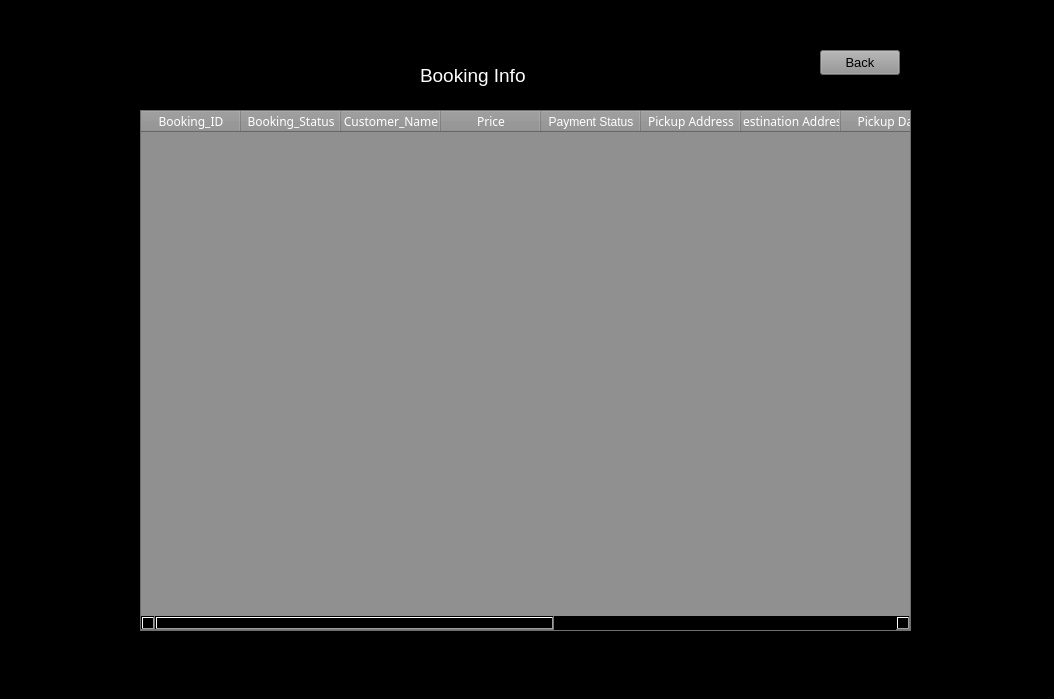
<?xml version="1.0" encoding="UTF-8"?>
<ui version="4.0">
 <class>BookingDriver</class>
 <widget class="QFrame" name="BookingDriver">
  <property name="geometry">
   <rect>
    <x>0</x>
    <y>0</y>
    <width>1054</width>
    <height>699</height>
   </rect>
  </property>
  <property name="windowTitle">
   <string>Frame</string>
  </property>
  <property name="styleSheet">
   <string notr="true">background-color: rgb(0, 0, 0);</string>
  </property>
  <widget class="QTableWidget" name="vb_widget">
   <property name="geometry">
    <rect>
     <x>140</x>
     <y>110</y>
     <width>771</width>
     <height>521</height>
    </rect>
   </property>
   <property name="styleSheet">
    <string notr="true">color: rgb(255, 255, 255);
gridline-color: rgb(0, 0, 0);
border-color: rgb(11, 11, 11);
background-color: rgb(144, 144, 144);</string>
   </property>
   <column>
    <property name="text">
     <string>Booking_ID</string>
    </property>
    <property name="font">
     <font>
      <family>Proxima Nova</family>
     </font>
    </property>
   </column>
   <column>
    <property name="text">
     <string>Booking_Status</string>
    </property>
    <property name="font">
     <font>
      <family>Proxima Nova</family>
     </font>
    </property>
   </column>
   <column>
    <property name="text">
     <string>Customer_Name</string>
    </property>
    <property name="font">
     <font>
      <family>Proxima Nova</family>
     </font>
    </property>
   </column>
   <column>
    <property name="text">
     <string>Price</string>
    </property>
    <property name="font">
     <font>
      <family>Proxima Nova</family>
     </font>
    </property>
   </column>
   <column>
    <property name="text">
     <string>Payment Status</string>
    </property>
   </column>
   <column>
    <property name="text">
     <string>Pickup Address</string>
    </property>
    <property name="font">
     <font>
      <family>Proxima Nova</family>
     </font>
    </property>
   </column>
   <column>
    <property name="text">
     <string>Destination Address</string>
    </property>
    <property name="font">
     <font>
      <family>Proxima Nova</family>
     </font>
    </property>
   </column>
   <column>
    <property name="text">
     <string>Pickup Date</string>
    </property>
    <property name="font">
     <font>
      <family>Proxima Nova</family>
     </font>
    </property>
   </column>
   <column>
    <property name="text">
     <string>Pickup Time</string>
    </property>
    <property name="font">
     <font>
      <family>Proxima Nova</family>
     </font>
    </property>
   </column>
   <column>
    <property name="text">
     <string>No. of Passengers</string>
    </property>
    <property name="font">
     <font>
      <family>Proxima Nova</family>
     </font>
    </property>
   </column>
   <column>
    <property name="text">
     <string>Booking Date</string>
    </property>
    <property name="font">
     <font>
      <family>Proxima Nova</family>
     </font>
    </property>
   </column>
   <column>
    <property name="text">
     <string>FeedBack</string>
    </property>
    <property name="font">
     <font>
      <family>Proxima Nova</family>
     </font>
    </property>
   </column>
   <column>
    <property name="text">
     <string>Driver name</string>
    </property>
    <property name="font">
     <font>
      <family>Proxima Nova</family>
     </font>
    </property>
   </column>
  </widget>
  <widget class="QLabel" name="label">
   <property name="geometry">
    <rect>
     <x>420</x>
     <y>60</y>
     <width>281</width>
     <height>31</height>
    </rect>
   </property>
   <property name="font">
    <font>
     <pointsize>14</pointsize>
    </font>
   </property>
   <property name="styleSheet">
    <string notr="true">color: rgb(255, 255, 255);</string>
   </property>
   <property name="text">
    <string>Booking Info</string>
   </property>
  </widget>
  <widget class="QPushButton" name="btn_back">
   <property name="geometry">
    <rect>
     <x>820</x>
     <y>50</y>
     <width>80</width>
     <height>25</height>
    </rect>
   </property>
   <property name="font">
    <font>
     <pointsize>10</pointsize>
    </font>
   </property>
   <property name="styleSheet">
    <string notr="true">background-color: rgb(148, 148, 148);
color: rgb(0, 0, 0);</string>
   </property>
   <property name="text">
    <string>Back</string>
   </property>
  </widget>
 </widget>
 <resources/>
 <connections/>
</ui>
